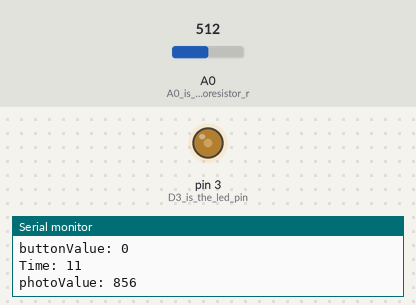
The sketch below on a simulated Arduino Uno, built with avr-gcc and run on an emulated ATmega328P. On the bench: output pins drawn as LEDs (lit = HIGH), the last lines printed to the serial monitor. The inputs (shaded band) are chosen by the test bench; at power-on: A0 (A0_is_the_photoresistor_r) = 512.

Above: at 1.2 s.
1.3 s: A0 (A0_is_the_photoresistor_r) set to 716
At 2.5 s:
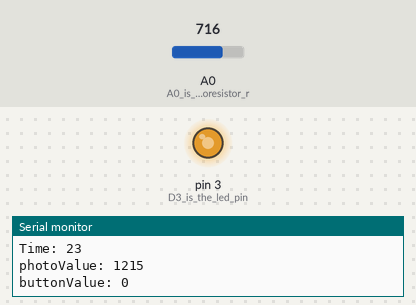
2.8 s: A0 (A0_is_the_photoresistor_r) set to 900
At 3.6 s:
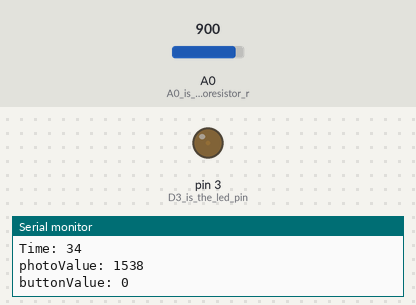
4.3 s: A0 (A0_is_the_photoresistor_r) set to 888
At 5.1 s:
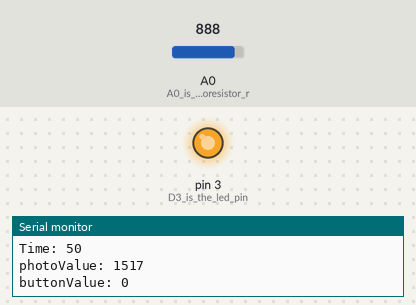
Timing chart, 0 to 7.3 s (numbered marks = the images above; inputs shaded):
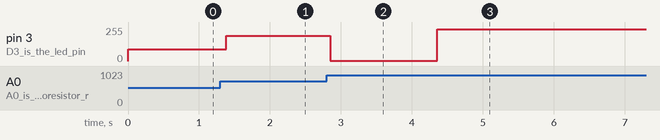

The sketch:

thing.ino
```cpp
/************************************
|   Author: William Hughes          |
|   Teacher: Coach L                |
|   Class: Electrical Engineering   |
|   Block: B                        |
|   Program: Tutorial 7 and 8       |
************************************/

volatile bool buttonValue = false; // boolean variable used to hold the button state

void buttonISR() // interrupt service routine
{
    buttonValue = !buttonValue; // flip buttonVal's state
} // end of interrupt service routine


void setup() // built-in setup function
{
    /* SETUP INPUT AND OUTPUT PINS */
    pinMode(A0,INPUT); // A0 is the photoresistor read pin
    pinMode(13,INPUT); // D13 is the 'momentary contact switch' pin
    pinMode(3,OUTPUT); // D3 is the led pin
    pinMode(12,OUTPUT); // D12 is the piezo pin


    /* SETUP ISR PIN */
    attachInterrupt(digitalPinToInterrupt(13),buttonISR,FALLING); // call 'buttonISR()' when D13 is low

    /* INITIALIZE SERIAL MONITOR */
    Serial.begin(9600); // baud rate is 9600
} // end of setup


void loop() // built-in loop function
{
    /* READ PHOTORESISTOR VALUE */
    int photoValue = map(analogRead(A0),25,170,0,255); // map the raw analog range to an easier to see brightness range

    Serial.print("Time: "); // assertment for debugging
    Serial.println(millis()/100); // display the amount of time since the program started running (in seconds)
    Serial.print("photoValue: "); // assertment for debugging
    Serial.println(photoValue); // display the photoresistor analog input
    Serial.print("buttonValue: "); // assertment for debugging
    Serial.println(buttonValue); // display the button sate digital input

    /* UPDATE LED OUTPUT */
    analogWrite(3,photoValue); // set the brightness of the led to the photoValue

    /* CHECK FOR BUTTON STATE OUTPUT */
    if(buttonValue) // if the button is toggled on
    {
        tone(12, 200); // play the tune
    }
    else // if the button is toggled off
    {
        noTone(12); // turn off all music
    } // end of if-else statement
} // end of loop
```

Measured:
- the behaviour switches between 899 and 898 on A0 (A0_is_the_photoresistor_r) (found by bisection; images 2 and 3)
- after the input at 1.3 s, pin 3 (D3_is_the_led_pin): 88/255 → 191/255 after 0.08 s
- after the input at 2.8 s, pin 3 (D3_is_the_led_pin): 191/255 → 2/255 after 0.05 s
- after the input at 4.3 s, pin 3 (D3_is_the_led_pin): 2/255 → 237/255 after 0.06 s
